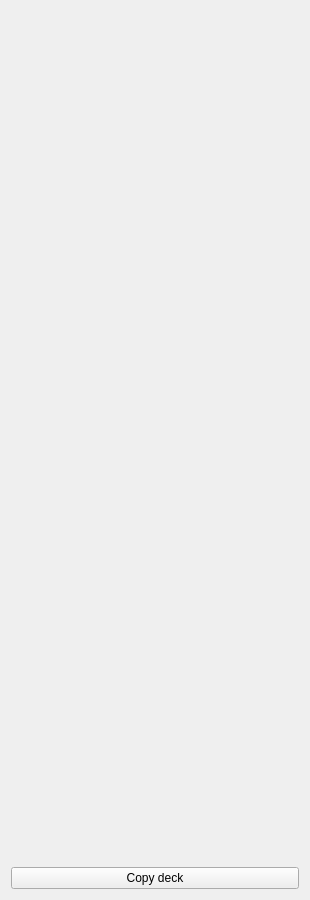
<?xml version="1.0" encoding="UTF-8"?>
<ui version="4.0">
 <class>DeckWidget</class>
 <widget class="QWidget" name="DeckWidget">
  <property name="geometry">
   <rect>
    <x>0</x>
    <y>0</y>
    <width>310</width>
    <height>900</height>
   </rect>
  </property>
  <property name="minimumSize">
   <size>
    <width>310</width>
    <height>0</height>
   </size>
  </property>
  <property name="maximumSize">
   <size>
    <width>310</width>
    <height>16777215</height>
   </size>
  </property>
  <property name="windowTitle">
   <string>Form</string>
  </property>
  <layout class="QVBoxLayout" name="verticalLayout">
   <item>
    <widget class="QLabel" name="label_name">
     <property name="font">
      <font>
       <pointsize>20</pointsize>
       <stylestrategy>PreferDefault</stylestrategy>
      </font>
     </property>
     <property name="text">
      <string/>
     </property>
     <property name="alignment">
      <set>Qt::AlignCenter</set>
     </property>
    </widget>
   </item>
   <item>
    <widget class="mtk::CardListWidget" name="cardlist" native="true"/>
   </item>
   <item>
    <layout class="QHBoxLayout" name="horizontalLayout">
     <item>
      <widget class="QPushButton" name="btn_copy">
       <property name="text">
        <string>Copy deck</string>
       </property>
      </widget>
     </item>
    </layout>
   </item>
  </layout>
 </widget>
 <customwidgets>
  <customwidget>
   <class>mtk::CardListWidget</class>
   <extends>QWidget</extends>
   <header>widgets/cardlistwidget.hpp</header>
   <container>1</container>
  </customwidget>
 </customwidgets>
 <resources/>
 <connections/>
</ui>
